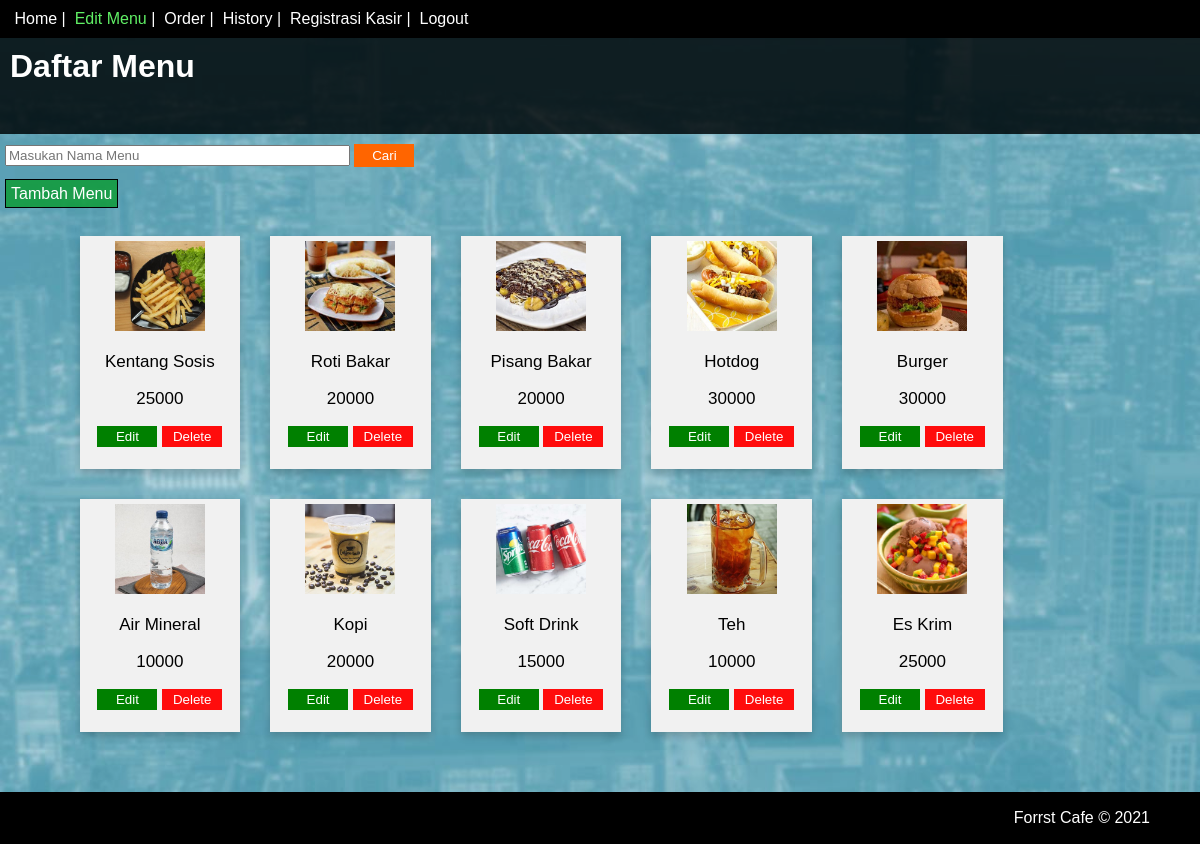
The page /page/edit_menu.php (signed in) on the database its author committed.
### tables this page shows
CREATE TABLE `tb_makanan` (
  `id` int(11) NOT NULL,
  `gambar` varchar(225) NOT NULL,
  `nama` varchar(50) NOT NULL,
  `harga` int(255) NOT NULL
);

### functions/functions.php (called while the page is built, shortened)
<?php
$conn = mysqli_connect("localhost", "root", "", "db_projek");
function query($query){
	global $conn;
	$result = mysqli_query($conn, $query);
	$rows = [];
	while ($row = mysqli_fetch_assoc($result)) {
		$rows[] = $row;
	}
	return $rows;
}
 ?>

### page/edit_menu.php (the view, shortened to what this page needs)
<?php
require '../functions/functions.php';
$menu = query("SELECT * FROM tb_makanan");
$role = $_SESSION['role'] OR $_COOKIE['role'];
 ?>
<!DOCTYPE html>
<html>
<head>
	<link rel="stylesheet" type="text/css" href="../css/style.css">
	<link rel="stylesheet" type="text/css" href="../css/base.css">
</head>
<body>
	<div class="bar">
	<?php if ( $role == 1 ) { ?>
		<a class="home" href="../index.php"><img class="home" src="../img/icon/home.png"> Home</a> |
		<a class="edit-menu" style="color: #60ef65;" href="edit_menu.php"><img class="edit-menu" src="../img/icon/edit.png"> Edit Menu</a> |
		<a class="order" href="order.php"><img class="order" src="../img/icon/order.png"> Order</a> |
		<a class="history" href="history.php"><img class="history" src="../img/icon/history.png"> History</a> |
		<a class="regis" href="kasir.php"><img class="regis" src="../img/icon/regis.png"> Registrasi Kasir</a> |
		<a class="logout" href="logout.php" onclick="return confirm('Logout?');"><img class="logout" src="../img/icon/logout.png"> Logout</a>
	<?php } else if ( $role == 2 ) { ?>
		<a class="home" href="../index.php"><img class="home" src="../img/icon/home.png"> Home</a> |
		<a class="order" href="order.php"><img class="order" src="../img/icon/order.png"> Order</a> |
		<a class="history" href="history.php"><img class="history" src="../img/icon/history.png"> History</a> |
		<a class="logout" href="logout.php" onclick="return confirm('Logout?');"><img class="logout" src="../img/icon/logout.png"> Logout</a>
	<?php } ?>
	</div>
	<header>
		<h1>Daftar Menu</h1><br>
	</header>
	<div class="content">
	<form action="" method="post">
		<input class="search" type="text" name="keyword" size="40" placeholder="Masukan Nama Menu" autocomplete="off">
		<button class="btn" id="cari" type="submit" name="cari">Cari</button>
	</form><br>
	<div class="tambah">
		<a href="../fitur/tambah.php">Tambah Menu</a>
	</div>
	<br>
	<center>
			<div class="row">
			<?php foreach ($menu as $row) : ?>
				<div class="column">
					<div class="card">
						<center>
							<div class="gambar">
								<img src="../img/<?= $row["gambar"]; ?>" width="90px;">
							</div>
						</center>
						<p><?= $row["nama"]; ?></p>
						<p><?= $row["harga"]; ?></p>
						<p class="btn">
							<button class="edit">
								<a href="../fitur/ubah.php?id=<?= $row["id"]; ?>">Edit</a>
							</button>
							<button class="delete">
								<a href="../fitur/hapus.php?id=<?= $row["id"]; ?>" onclick="return confirm('Yakin?');" >Delete</a>
							</button>
						</p>
					</div>
				</div>
			<?php endforeach; ?>
			</div>
	</center>
	</div>
	<footer>
		<p>Forrst Cafe &copy 2021</p>
	</footer>
</body>
</html>

### css/style.css (style rules this page uses)
body { margin: 0; padding: 0; font-family: sans-serif; background-image: url(../img/bg.jpg); background-size: cover; }
header { background-color: rgba(0, 0, 0, 0.8); margin-top: 0px; }
h1 { margin-top: 0px; padding: 10px; color: white; }
.bar { margin-bottom: 0px; }
.tambah a { color: white; border: 1px solid black; padding: 5px; background-color: rgba(11, 156, 49, 0.8); text-decoration: none; }
#cari { background-color: #ff6500; border: 2px solid #ff6500; color: white; width: 60px; padding: 2px; }
.btn button { width: 60px; }
.btn a { color: white; text-decoration: none; }
.edit { background-color: green; border: 1px solid green; padding: 2px; color: white; }
.delete { background-color: #ff0c0c; border: 1px solid #ff0c0c; padding: 2px; }
.content { height: auto; padding: 5px; padding-top: 10px; margin: 0 auto; background-color: rgba(255, 255, 255, 0.2); }
.row { width: 90%; margin-bottom: 40px; }
.row:after { content: ""; display: table; clear: both; }
.column { float: left; width: 15%; padding: 15px; }
.card { box-shadow: 0 4px 8px 0 rgba(0, 0, 0, 0.2); padding: 5px; text-align: center; background-color: #f1f1f1; }
.card p { font-size: 17px; color: black; }
footer { background-color: black; color: white; padding: 1px 50px; height: auto; text-align: right; }

### css/base.css (style rules this page uses)
body { margin: 0; padding: 0; font-family: sans-serif; }
.bar { background-color: black; color: white; padding: 10px; }
.bar a { color: white; text-decoration: none; cursor: pointer; }
.home, .edit-menu, .history, .regis, .logout, .order img { height: 0px; width: 0px; }

### rows shown on the page
tb_makanan: gambar (picture), nama "Kentang Sosis", harga "25000"
tb_makanan: gambar (picture), nama "Roti Bakar", harga "20000"
tb_makanan: gambar (picture), nama "Pisang Bakar", harga "20000"
tb_makanan: gambar (picture), nama "Hotdog", harga "30000"
tb_makanan: gambar (picture), nama "Burger", harga "30000"
tb_makanan: gambar (picture), nama "Air Mineral", harga "10000"
tb_makanan: gambar (picture), nama "Kopi", harga "20000"
tb_makanan: gambar (picture), nama "Soft Drink", harga "15000"
tb_makanan: gambar (picture), nama "Teh", harga "10000"
tb_makanan: gambar (picture), nama "Es Krim", harga "25000"
